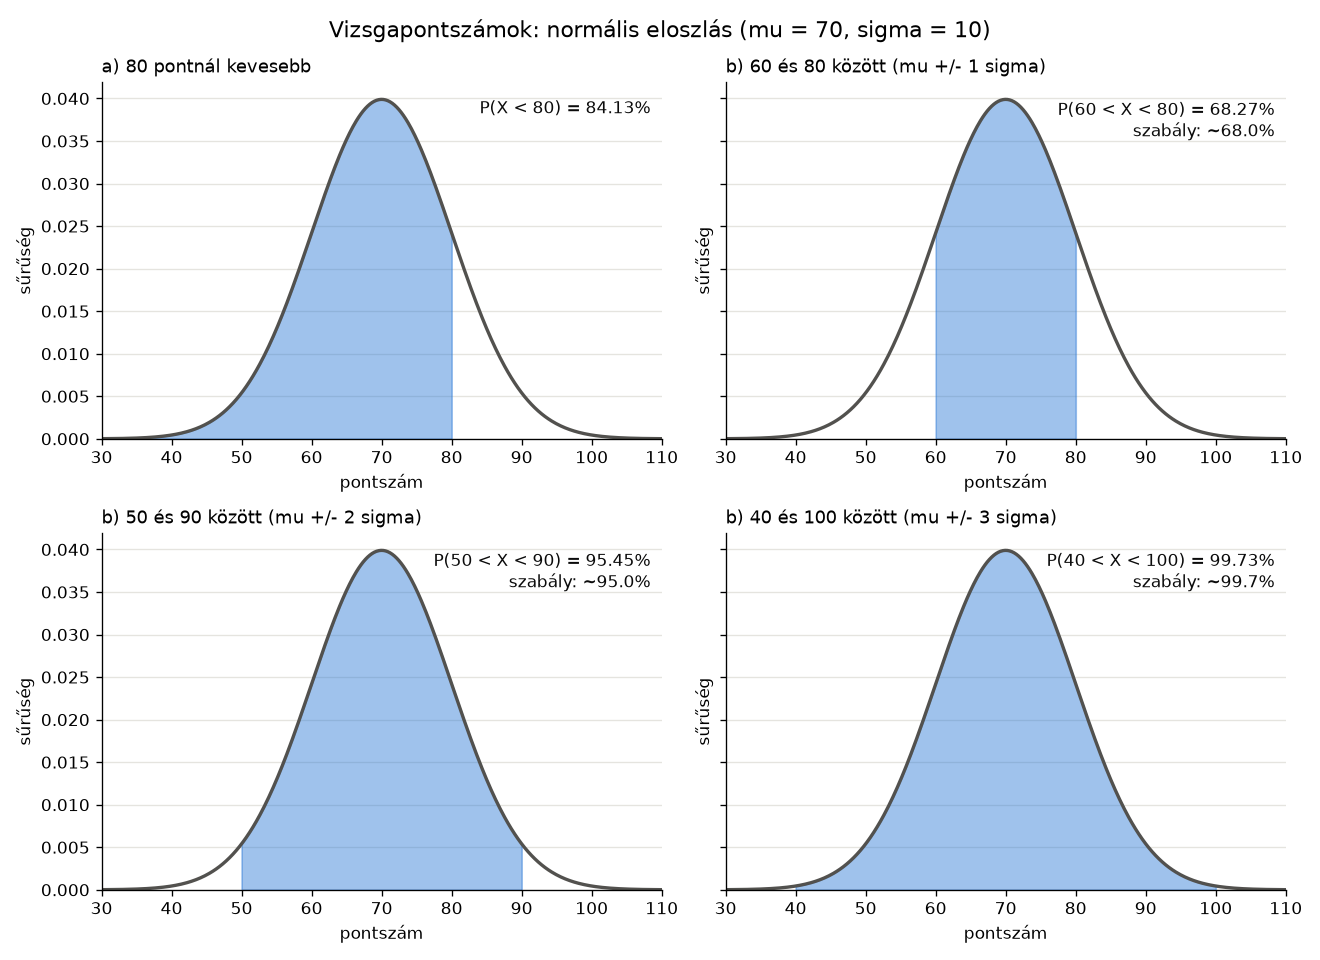

Python code for this plot:
# -*- coding: utf-8 -*-
"""Valószínűség számítása normális eloszlás esetén.

Egy vizsgán a pontszámok normális eloszlást követnek (mu = 70, sigma = 10).
  a) P(X < 80) kiszámítása az eloszlásfüggvénnyel (CDF).
  b) P(60 < X < 80), P(50 < X < 90), P(40 < X < 100) kiszámítása és
     ábrázolása, összevetve a 68-95-99,7 szabállyal.
"""

import os

import numpy as np
import matplotlib.pyplot as plt
from scipy.stats import norm

MU = 70
SIGMA = 10

# (alsó határ, felső határ, hány sigma, szabály szerinti érték)
INTERVALLUMOK = [
    (60, 80, 1, 0.68),
    (50, 90, 2, 0.95),
    (40, 100, 3, 0.997),
]

SZIN = "#2a78d6"
GORBE_SZIN = "#52514e"
SZOVEG_SZIN = "#0b0b0b"


def intervallum_valoszinuseg(also, felso, mu=MU, sigma=SIGMA):
    """P(also < X < felso) = F(felso) - F(also)."""
    return norm.cdf(felso, loc=mu, scale=sigma) - norm.cdf(also, loc=mu, scale=sigma)


def ax_formaz(ax, cim):
    """Közös formázás: cím, tengelyfeliratok, halvány rács."""
    ax.set_title(cim, loc="left", fontsize=11)
    ax.set_xlim(MU - 4 * SIGMA, MU + 4 * SIGMA)
    ax.set_ylim(bottom=0)
    ax.set_xlabel("pontszám")
    ax.set_ylabel("sűrűség")
    ax.grid(axis="y", color="#e5e4df", linewidth=0.8)
    ax.set_axisbelow(True)
    for oldal in ("top", "right"):
        ax.spines[oldal].set_visible(False)


def satiroz(ax, also, felso, szoveg):
    """Kirajzolja a sűrűségfüggvényt, és besatírozza az [also, felso] részt."""
    x_axis = np.linspace(MU - 4 * SIGMA, MU + 4 * SIGMA, 500)
    ax.plot(x_axis, norm.pdf(x_axis, MU, SIGMA), color=GORBE_SZIN, linewidth=2)

    x_resz = np.linspace(also, felso, 300)
    ax.fill_between(x_resz, norm.pdf(x_resz, MU, SIGMA), color=SZIN, alpha=0.45)
    ax.text(0.98, 0.95, szoveg, transform=ax.transAxes, ha="right", va="top",
            fontsize=10, color=SZOVEG_SZIN)


def main():
    # a) P(X < 80)
    p = norm.cdf(80, loc=MU, scale=SIGMA)
    print("a) P(X < 80) = {:.4f}  ({:.2f}%)".format(p, p * 100))
    print()

    # b) intervallumok
    print("b) Intervallumok (mu = {}, sigma = {}):".format(MU, SIGMA))
    print("{:>12} {:>12} {:>12} {:>12}".format(
        "intervallum", "mu +/- k*s", "számított", "szabály"))
    eredmenyek = []
    for also, felso, k, szabaly in INTERVALLUMOK:
        valoszinuseg = intervallum_valoszinuseg(also, felso)
        eredmenyek.append(valoszinuseg)
        print("{:>12} {:>12} {:>11.2f}% {:>11.1f}%".format(
            "{}-{}".format(also, felso), "{} sigma".format(k),
            valoszinuseg * 100, szabaly * 100))

    # Ábra: a) és a három b) intervallum
    fig, axes = plt.subplots(2, 2, figsize=(11, 8), sharey=True)
    axes = axes.ravel()

    satiroz(axes[0], MU - 4 * SIGMA, 80, "P(X < 80) = {:.2%}".format(p))
    ax_formaz(axes[0], "a) 80 pontnál kevesebb")

    for ax, (also, felso, k, szabaly), valoszinuseg in zip(
            axes[1:], INTERVALLUMOK, eredmenyek):
        szoveg = "P({} < X < {}) = {:.2%}\nszabály: ~{:.1%}".format(
            also, felso, valoszinuseg, szabaly)
        satiroz(ax, also, felso, szoveg)
        ax_formaz(ax, "b) {} és {} között (mu +/- {} sigma)".format(also, felso, k))

    fig.suptitle("Vizsgapontszámok: normális eloszlás (mu = {}, sigma = {})".format(
        MU, SIGMA), fontsize=13)
    fig.tight_layout()
    fig.savefig(os.path.join(os.path.dirname(os.path.abspath(__file__)),
                             "valoszinuseg.png"), dpi=120)
    plt.show()


if __name__ == "__main__":
    main()
